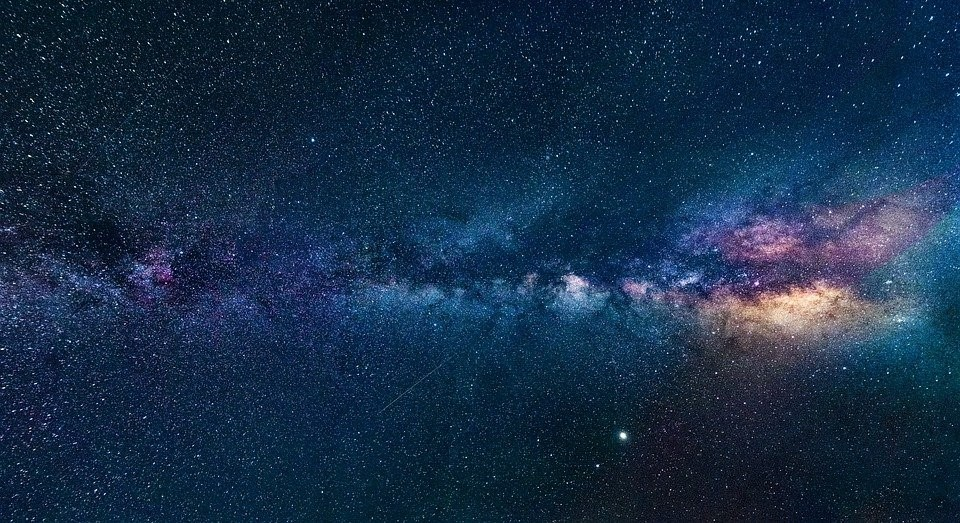
#> input picture DATA/sky.jpg, 960 x 523 px
$ jupyter execute --allow-errors lectures_interferometry_and_imaging.ipynb   (shell and % lines are left out)
#> lines starting #> are read from the running program, lines starting #| are printed output that depends on the picture; long printed decimals are rounded
[cell 1]
import cv2
import numpy as np
from matplotlib import pyplot as plt
from scipy import signal

[cell 2]
im = cv2.imread('DATA/sky.jpg')
#> im is the input picture: shape (523, 960, 3); mean B, G, R 71.7, 45.6, 23.2
im.shape
#> Out = (523, 960, 3)

[cell 3]
plt.imshow(im[:,:,::-1])
plt.axis('off')
plt.show()

[cell 4]
im = cv2.cvtColor(im, cv2.COLOR_BGR2GRAY)
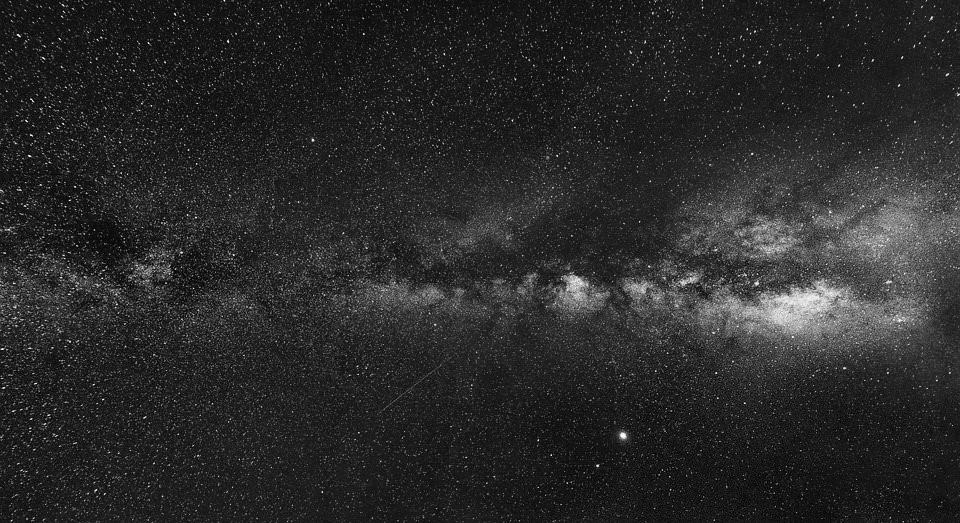
#> im: shape (523, 960); min 1, max 252, mean 41.9
im.shape
#> Out = (523, 960)

[cell 5]
plt.imshow(im, cmap='gray')
plt.axis('off')
plt.show()

[cell 6]
print(np.min(im), np.max(im))
#| 1 252

[cell 7]
im_sp = np.fft.fft2(im)
im_sp = np.fft.fftshift(im_sp)
im_sp = 10 * np.log(np.abs(im_sp))
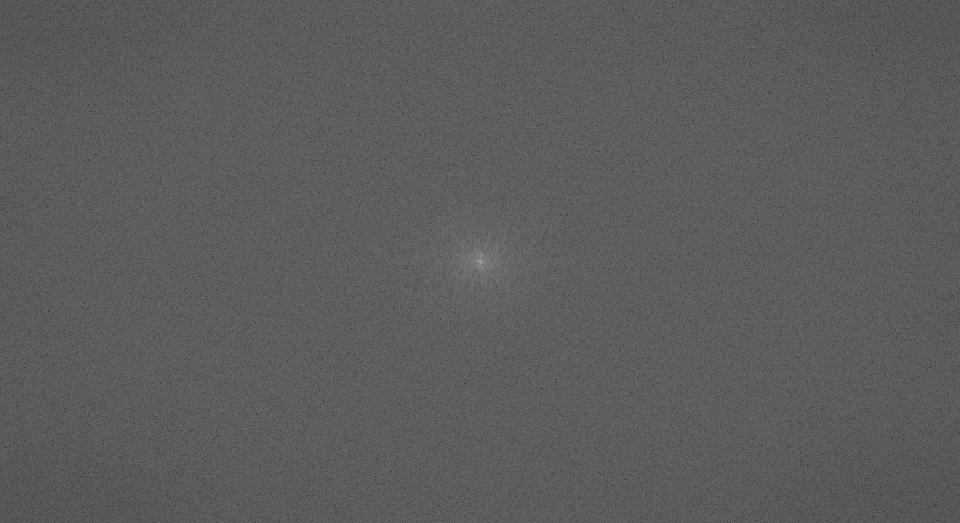
#> im_sp: shape (523, 960) float64; min 33.53, max 168.6, mean 92.9

# im_sp = im_sp - np.min(im_sp)
# im_sp = 255 * (im_sp / np.max(im_sp))

plt.imshow(im_sp, cmap='Greys_r')
plt.axis('off')
plt.show()

[cell 8]
print(np.min(im_sp), np.max(im_sp))
#| 33.531 168.613
im_sp.shape
#> Out = (523, 960)
